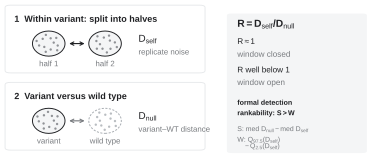

Source code (Python):
"""Fig. 3a — definition of the descriptive detection-window ratio."""
from __future__ import annotations

import numpy as np
from matplotlib.patches import Ellipse, FancyArrowPatch, FancyBboxPatch

import fig3_common as S

# Publication contract inherited from fig3_common: Arial/Helvetica sans-serif;
# svg.fonttype="none"; pdf.fonttype=42; exports .svg, .pdf, .png and .tiff at dpi=600.
# Final assembled figure target: width_mm = 183.
W_MM, H_MM = 95.0, 41.0

# The cards occupy the left of the panel and the definitions a column on the
# right. Stacked underneath, the six definition lines had 8 mm of height between
# them and three pairs overlapped. Row 1 of this figure was only 127.5 mm of the
# 183 mm page, so the panel widens rather than the type shrinking.
CARD_X = 0.560   # maps the cards' original 0-1 coordinates into the left column
DEF_X = 0.635    # left edge of the definition column


def cell_cloud(ax, center, radius, *, wild_type=False, seed_shift=0):
    cx, cy = center
    edge = S.MID_GREY if wild_type else S.INK
    fill = "white" if wild_type else S.PALE_GREY
    ax.add_patch(
        Ellipse(
            center,
            2 * radius * CARD_X,
            2 * radius,
            facecolor=fill,
            edgecolor=edge,
            lw=0.7,
            linestyle=(0, (2.2, 1.5)) if wild_type else "solid",
            zorder=2,
        )
    )
    # Deterministic schematic placement only; these dots are not observations.
    order = np.arange(12)
    theta = np.linspace(0.25, 2 * np.pi + 0.25, 12, endpoint=False)
    theta = theta + 0.43 * seed_shift
    rad = np.sqrt(0.10 + 0.50 * ((order * 7 + seed_shift) % 12) / 11.0) * radius
    ax.scatter(
        cx + rad * CARD_X * np.cos(theta),
        cy + rad * np.sin(theta),
        s=3.0,
        color=S.MID_GREY if wild_type else S.GREY,
        alpha=0.8,
        linewidths=0,
        zorder=3,
    )


def comparison_card(ax, y0, y1, title, right_label, wild_type=False):
    ax.add_patch(
        FancyBboxPatch(
            (0.035 * CARD_X, y0),
            0.93 * CARD_X,
            y1 - y0,
            boxstyle="round,pad=0.008,rounding_size=0.015",
            facecolor="white",
            edgecolor=S.LIGHT_GREY,
            lw=0.7,
            zorder=0,
        )
    )
    ax.text(
        0.065 * CARD_X,
        y1 - 0.055,
        title,
        ha="left",
        va="top",
        fontsize=6.5,
        fontweight="bold",
    )
    yc = y0 + 0.43 * (y1 - y0)
    cell_cloud(ax, (0.23 * CARD_X, yc), 0.078, seed_shift=0 if not wild_type else 2)
    cell_cloud(
        ax,
        (0.50 * CARD_X, yc),
        0.078,
        wild_type=wild_type,
        seed_shift=1 if not wild_type else 3,
    )
    ax.add_patch(
        FancyArrowPatch(
            (0.315 * CARD_X, yc),
            (0.415 * CARD_X, yc),
            arrowstyle="<->",
            mutation_scale=6,
            lw=0.8,
            color=S.INK if not wild_type else S.GREY,
            zorder=4,
        )
    )
    left_name = "half 1" if not wild_type else "variant"
    right_name = "half 2" if not wild_type else "wild type"
    ax.text(0.23 * CARD_X, yc - 0.105, left_name, ha="center", va="top", fontsize=5.7, color=S.GREY)
    ax.text(0.50 * CARD_X, yc - 0.105, right_name, ha="center", va="top", fontsize=5.7, color=S.GREY)
    ax.text(0.66 * CARD_X, yc + 0.025, right_label, ha="left", va="center", fontsize=7.2)
    ax.text(
        0.66 * CARD_X,
        yc - 0.055,
        "replicate noise" if not wild_type else "variant–WT distance",
        ha="left",
        va="center",
        fontsize=5.7,
        color=S.GREY,
    )


def main() -> None:
    S.apply_style()
    fig = S.figure(W_MM, H_MM)
    ax = fig.add_axes([0, 0, 1, 1])
    ax.set_xlim(0, 1)
    ax.set_ylim(0, 1)
    ax.axis("off")

    comparison_card(
        ax,
        0.555,
        0.960,
        "1  Within variant: split into halves",
        r"$D_\mathrm{self}$",
        wild_type=False,
    )
    comparison_card(
        ax,
        0.075,
        0.480,
        "2  Variant versus wild type",
        r"$D_\mathrm{null}$",
        wild_type=True,
    )

    ax.add_patch(
        FancyBboxPatch(
            (DEF_X - 0.022, 0.055),
            1.0 - DEF_X - 0.001,
            0.855,
            boxstyle="round,pad=0.006,rounding_size=0.012",
            facecolor=S.PALE_GREY,
            edgecolor="none",
        )
    )
    ax.text(DEF_X, 0.845, r"$R=D_\mathrm{self}/D_\mathrm{null}$",
            ha="left", va="center", fontsize=7.4, fontweight="bold")
    ax.text(DEF_X, 0.735, r"$R\approx1$", ha="left", va="center", fontsize=5.9)
    ax.text(DEF_X, 0.660, "window closed", ha="left", va="center",
            fontsize=5.9, color=S.GREY)
    ax.text(DEF_X, 0.560, r"$R$ well below 1", ha="left", va="center", fontsize=5.9)
    ax.text(DEF_X, 0.485, "window open", ha="left", va="center",
            fontsize=5.9, color=S.GREY)
    ax.text(DEF_X, 0.360, "formal detection", ha="left", va="center",
            fontsize=5.1, fontweight="bold", color=S.INK)
    ax.text(DEF_X, 0.290, r"rankability: $S>W$", ha="left", va="center",
            fontsize=5.1, fontweight="bold", color=S.INK)
    ax.text(DEF_X, 0.195, r"$S$: med $D_\mathrm{null}-$med $D_\mathrm{self}$",
            ha="left", va="center", fontsize=5.0, color=S.GREY)
    ax.text(DEF_X, 0.125, r"$W$: $Q_{97.5}(D_\mathrm{self})$", ha="left",
            va="center", fontsize=5.0, color=S.GREY)
    ax.text(DEF_X, 0.085, r"    $-\,Q_{2.5}(D_\mathrm{self})$", ha="left",
            va="center", fontsize=5.0, color=S.GREY)
    S.save(fig, "fig3a_window_definition")


if __name__ == "__main__":
    main()
